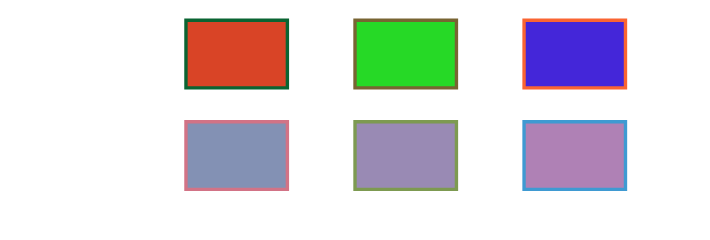

Vega-Lite specification stored for this chart:
### Vega specification from a JSON file in a GitHub repository (floating-point values rounded to 4 significant figures)
{"width": 200, "height": 60, "padding": 5, "data": [{"name": "t", "values": [{"h": 10, "v": 1}, {"h": 120, "v": 2}, {"h": 250, "v": 3}]}], "scales": [{"name": "x", "type": "linear", "domain": [0, 4], "range": "width"}], "marks": [{"type": "rect", "from": {"data": "t"}, "encode": {"update": {"x": {"scale": "x", "field": "v"}, "width": {"value": 30}, "y": {"value": 0}, "height": {"value": 20}, "fill": {"color": {"h": {"field": "h"}, "s": {"value": 0.7}, "l": {"value": 0.5}}}, "stroke": {"color": {"r": {"field": "h"}, "g": {"value": 100}, "b": {"value": 50}}}}}}, {"type": "rect", "from": {"data": "t"}, "encode": {"update": {"x": {"scale": "x", "field": "v"}, "width": {"value": 30}, "y": {"value": 30}, "height": {"value": 20}, "fill": {"color": {"l": {"value": 60}, "a": {"field": "h", "mult": 0.1}, "b": {"value": -20}}}, "stroke": {"color": {"h": {"field": "h"}, "c": {"value": 40}, "l": {"value": 60}}}}}}]}
